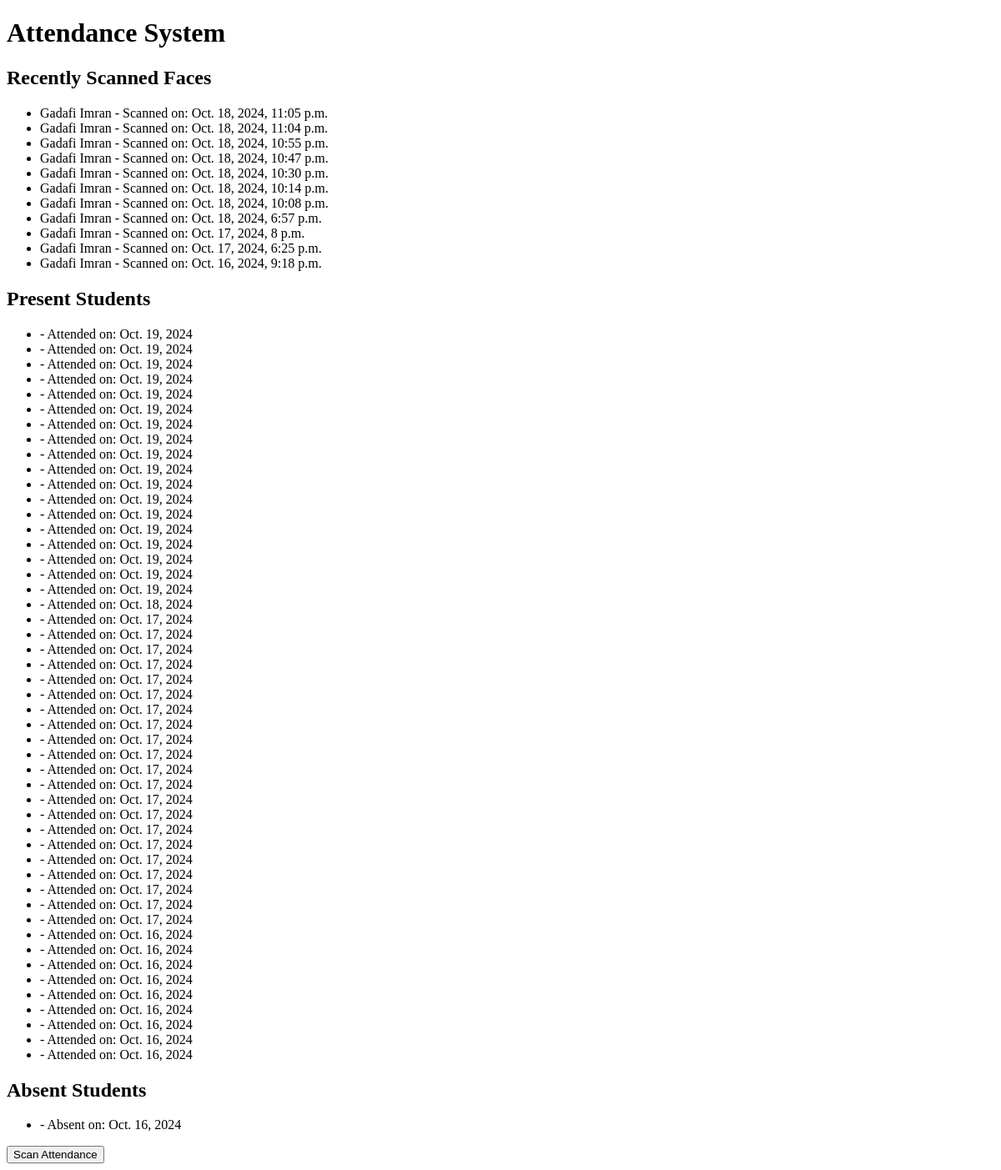
The app's page /index/, older data.
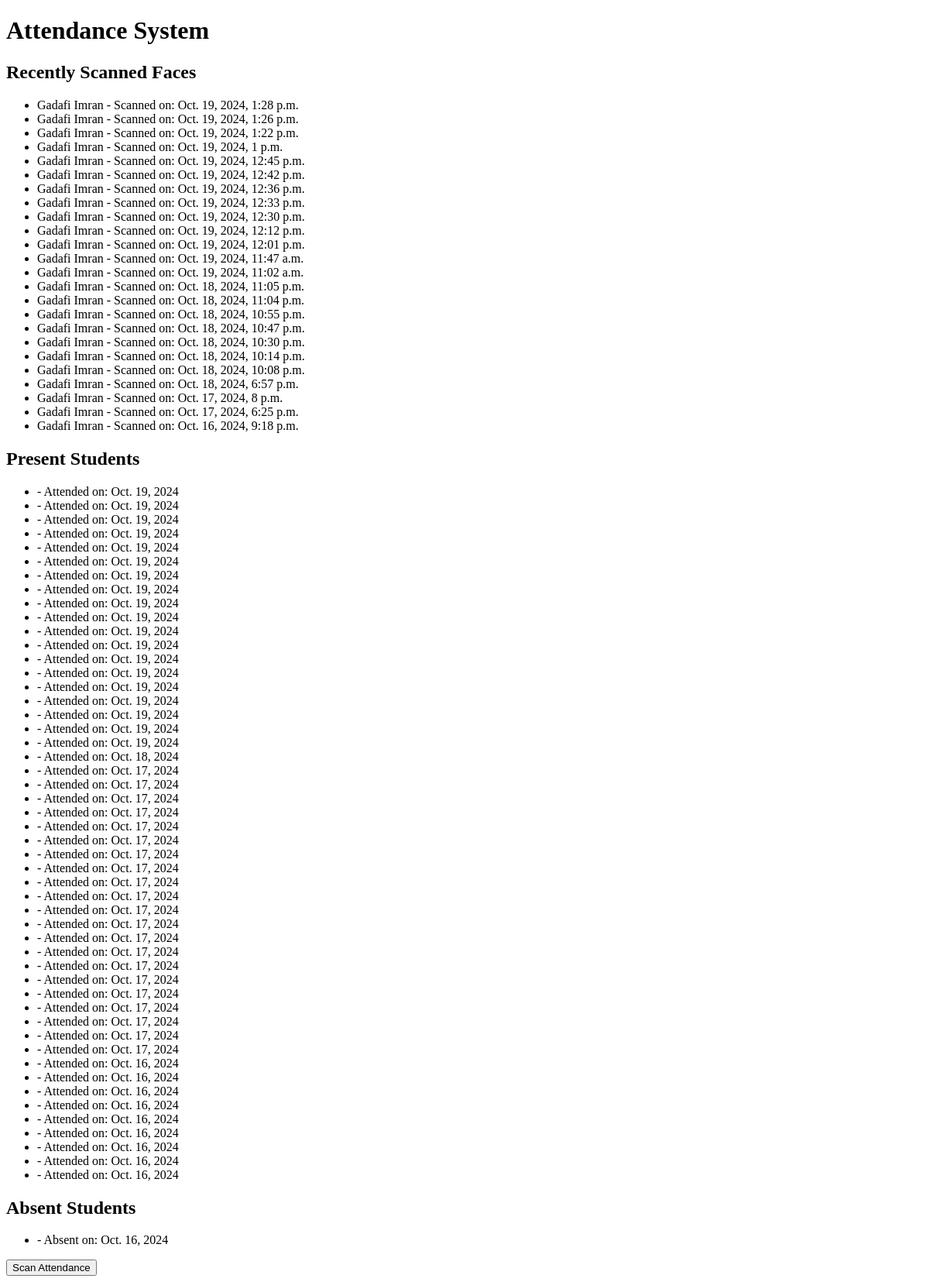
The same page, newer data.
### attendance/models.py (models this page shows, shortened)
class LastFace(models.Model):
    profile = models.ForeignKey(StudentProfile, on_delete=models.CASCADE)
    date = models.DateTimeField(auto_now_add=True)

class StudentProfile(models.Model):
    user_name = models.CharField(max_length=300)
    first_name = models.CharField(max_length=70)
    last_name = models.CharField(max_length=70)
    reg_no = models.CharField(max_length=70)  # Registration number should be a CharField for alphanumeric codes
    phone = models.CharField(max_length=15)  # Using CharField to accommodate special characters like '+'
    email = models.EmailField()
    dob = models.DateField()  # Date of birth
    course = models.CharField(max_length=200)
    religion = models.CharField(max_length=70)
    games = models.CharField(max_length=70)
    hostel = models.CharField(max_length=70)
    room_no = models.CharField(max_length=70)
    year = models.CharField(max_length=70 ,null=True, blank=False)
    fee_balance = models.CharField(max_length=70,null=True, blank=False)
    parents_phone = models.CharField(max_length=15)  # CharField for phone
    parents_name = models.CharField(max_length=70)
    address = models.CharField(max_length=100)  # Increased length for more flexibility
    role = models.CharField(choices=ROLES, max_length=20, null=True, blank=False, default='student')
    image = models.ImageField(upload_to='profile_images/',null=True, blank=False)
    updated = models.DateTimeField(auto_now=True)

class Attendance(models.Model):
    student = models.ForeignKey(Student, on_delete=models.CASCADE)
    unit = models.ForeignKey(Unit, on_delete=models.CASCADE)
    week = models.CharField(max_length=50)  # Added week field to track attendance by week
    date = models.DateField(auto_now_add=True)
    present = models.BooleanField(default=False)

### attendance/views.py (the view)
# urls.py: path('index/', views.index, name='index'),  # Home page to display scanned attendance
def index(request):
    scanned = LastFace.objects.all().order_by('date').reverse()
    present_students = Attendance.objects.filter(present=True).order_by('date').reverse()
    absent_students = Attendance.objects.filter(present=False).order_by('date')
    context = {
        'scanned': scanned,
        'present_students': present_students,
        'absent_students': absent_students,
    }
    return render(request, 'core/index.html', context)

### templates/core/index.html (shortened to what this page needs)
{% load static %}
<!DOCTYPE html>
<html lang="en">
<head>
    <link rel="stylesheet" href="{% static 'css/style.css' %}">
</head>
<body>
    <header>
        <h1>Attendance System</h1>
    </header>
    <main>
        <section>
            <h2>Recently Scanned Faces</h2>
            <ul>
                {% for face in scanned %}
                    <li>{{ face.profile.first_name }} {{ face.profile.last_name }} - Scanned on: {{ face.date }}</li>
                {% empty %}
                    <li>No faces scanned yet.</li>
                {% endfor %}
            </ul>
        </section>
        <section>
            <h2>Present Students</h2>
            <ul>
                {% for student in present_students %}
                    <li>{{ student.student.first_name }} {{ student.student.last_name }} - Attended on: {{ student.date }}</li>
                {% empty %}
                    <li>No students present today.</li>
                {% endfor %}
            </ul>
        </section>
        <section>
            <h2>Absent Students</h2>
            <ul>
                {% for student in absent_students %}
                    <li>{{ student.student.first_name }} {{ student.student.last_name }} - Absent on: {{ student.date }}</li>
                {% empty %}
                    <li>All students are present today.</li>
                {% endfor %}
            </ul>
        </section>
        <button onclick="window.location.href='{% url 'unit_list' %}'">Scan Attendance</button>
    </main>
</body>
</html>

Row changes from the older to the newer data that the page shows:
added LastFace: profile.first_name "Gadafi", profile.last_name "Imran", date "Oct. 19, 2024, 1:28 p.m."
added LastFace: profile.first_name "Gadafi", profile.last_name "Imran", date "Oct. 19, 2024, 1:26 p.m."
added LastFace: profile.first_name "Gadafi", profile.last_name "Imran", date "Oct. 19, 2024, 1:22 p.m."
added LastFace: profile.first_name "Gadafi", profile.last_name "Imran", date "Oct. 19, 2024, 1 p.m."
added LastFace: profile.first_name "Gadafi", profile.last_name "Imran", date "Oct. 19, 2024, 12:45 p.m."
added LastFace: profile.first_name "Gadafi", profile.last_name "Imran", date "Oct. 19, 2024, 12:42 p.m."
added LastFace: profile.first_name "Gadafi", profile.last_name "Imran", date "Oct. 19, 2024, 12:36 p.m."
added LastFace: profile.first_name "Gadafi", profile.last_name "Imran", date "Oct. 19, 2024, 12:33 p.m."
added LastFace: profile.first_name "Gadafi", profile.last_name "Imran", date "Oct. 19, 2024, 12:30 p.m."
added LastFace: profile.first_name "Gadafi", profile.last_name "Imran", date "Oct. 19, 2024, 12:12 p.m."
added LastFace: profile.first_name "Gadafi", profile.last_name "Imran", date "Oct. 19, 2024, 12:01 p.m."
added LastFace: profile.first_name "Gadafi", profile.last_name "Imran", date "Oct. 19, 2024, 11:47 a.m."
added LastFace: profile.first_name "Gadafi", profile.last_name "Imran", date "Oct. 19, 2024, 11:02 a.m."
added Attendance: date "Oct. 19, 2024", shown under "Present Students"
